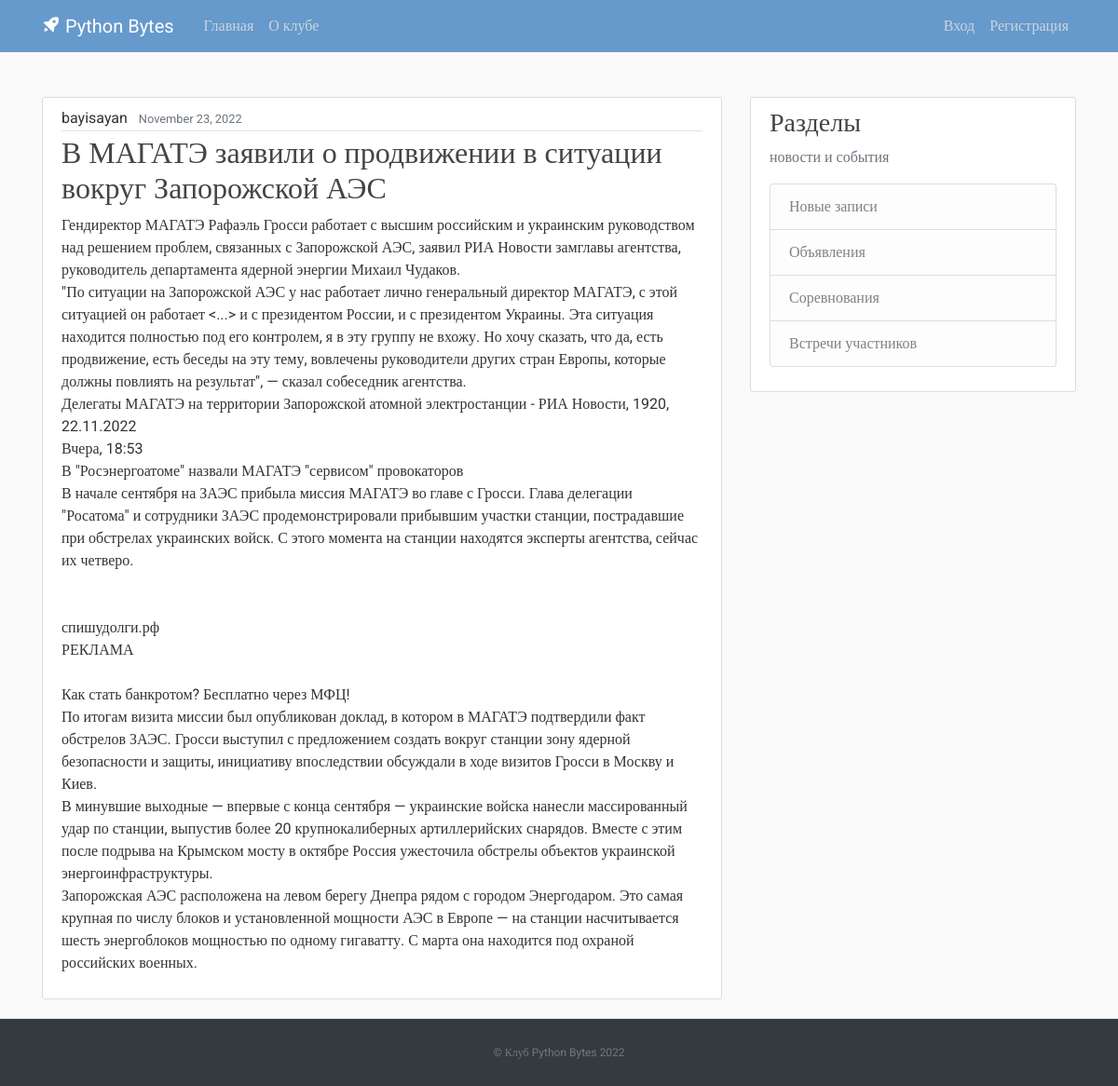
The page /1 on the database its author committed.
### blog/models.py (models this page shows, shortened)
class Post(models.Model):
    author = models.ForeignKey(settings.AUTH_USER_MODEL, on_delete=models.CASCADE)
    title = models.CharField('Название', max_length=200)
    anons = models.CharField('Анонс', max_length=200, default='')
    text = models.TextField('Текст')
    created_date = models.DateTimeField(default=timezone.now)
    published_date = models.DateTimeField(blank=True, null=True)

### blog/views.py (the view)
# urls.py: path('<int:pk>', views.DetailPost.as_view(), name='detail_post'),
class DetailPost(DetailView):
    model = Post
    template_name = 'blog/detail_post.html'
    context_object_name = 'detail'

### blog/templates/blog/detail_post.html
{% extends "blog/base.html" %}
{% block content %}
        <article class="media content-section">
          <div class="media-body">
            <div class="article-metadata">
              <a class="mr-2">{{ detail.author }}</a>
              <small class="text-muted">{{ detail.created_date |date:"F d, Y"  }}</small>
            </div>
            <h2><a class="article-title">{{ detail.title }}</a></h2>
            <p class="article-content">{{ detail.text}}</p>
          </div>
        </article>
{% endblock content %}

### blog/static/blog/main.css (style rules this page uses)
﻿body, html { width:100%; height:100% }
body { margin:0; padding:0; background: #fafafa; color: #333333; margin-top: 5rem; font-family:Roboto; }
h1, h2, h3, h4, h5, h6 { color: #444444; }
.content-section { background: #ffffff; padding: 10px 20px; border: 1px solid #dddddd; border-radius: 3px; margin-bottom: 20px; }
.article-title { color: #444444; }
.article-content { white-space: pre-line; }
.article-metadata { padding-bottom: 1px; margin-bottom: 4px; border-bottom: 1px solid #e3e3e3 }

### rows shown on the page
Post: author "bayisayan", created_date "November 23, 2022", title "В МАГАТЭ заявили о продвижении в ситуации вокруг Запорожской АЭС", text "Гендиректор МАГАТЭ Рафаэль Гросси работает с высшим российским и украинским руководством над решением проблем, связанных с Запорожской АЭС, заявил РИА Новости замглавы агентства, руководитель департамента ядерной энергии Михаил Чудаков. \"По ситуации на Запорожской АЭС у нас работает лично генеральный директор МАГАТЭ, с этой ситуацией он работает <...> и с президентом России, и с президентом Украины. Эта ситуация находится полностью под его контролем, я в эту группу не вхожу. Но хочу сказать, что да, есть продвижение, есть беседы на эту тему, вовлечены руководители других стран Европы, которые должны повлиять на результат\", — сказал собеседник агентства. Делегаты МАГАТЭ на территории…"
